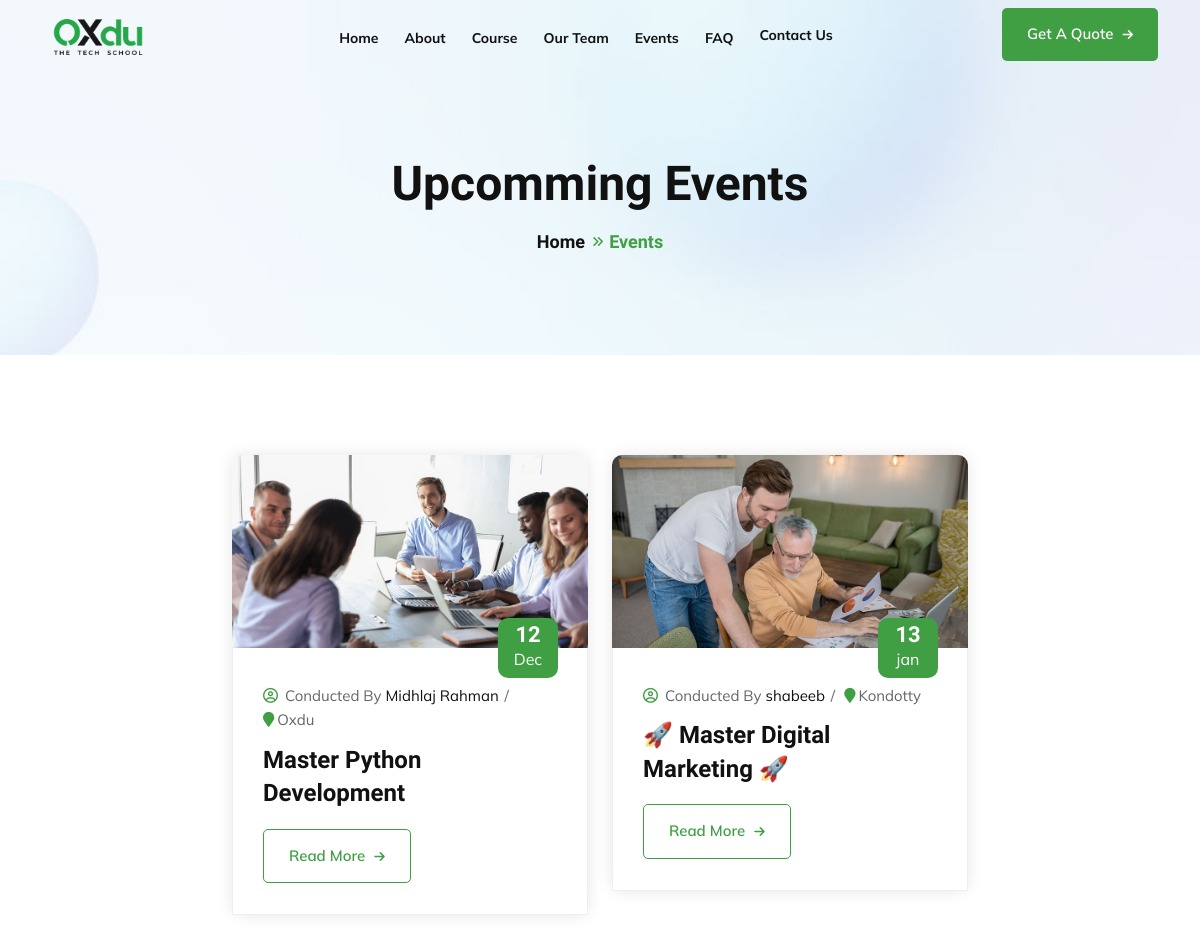
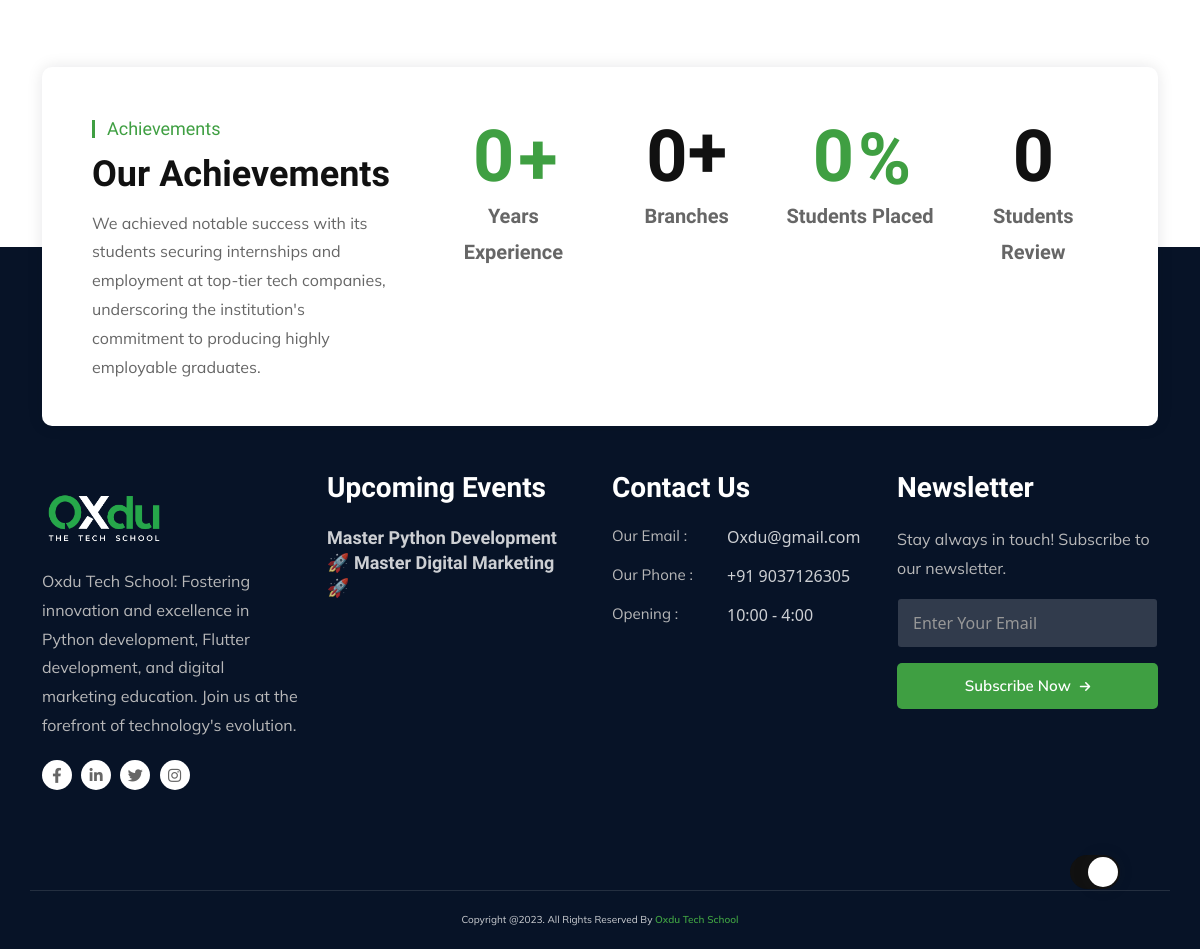
The app's page /events with its own data (2 pictures, top to bottom).
### web/models.py (models this page shows, shortened)
class Event(models.Model):
    event_image = models.FileField(upload_to="media")
    event_date = models.IntegerField()
    event_month = models.CharField(max_length=50)
    event_cordinator = models.CharField(max_length=100)
    location = models.CharField(max_length=100)
    event_title = models.CharField(max_length=100)
    event_description = models.TextField()
    slug = models.SlugField(unique=True, max_length=100)

### web/views.py (the view)
# urls.py: path("events", views.events, name="events"),
def events(request):
    event = Event.objects.all()
    context = {"event": event}
    return render(request, "web/events.html", context)

### web/context_processors.py (called while the page is built)
def main_context(request):
    events=Event.objects.all()
    context = {
       'events' : events,
    }
    return context

### templates/web/events.html
{% extends "web/base.html" %}
{% load static %}
{% block content %}
<section class="uni-banner">
<div class="container">
<div class="uni-banner-text-area">
<h1>Upcomming Events</h1>
<ul>
<li><a href="{% url "index" %}">Home</a></li>
<li>Events</li>
</ul>
</div>
</div>
</section>
<section class="blog pt-70 pb-100">
<div class="container">
<div class="row justify-content-center">
    {% for e in event  %}
<div class="col-lg-4 col-md-6 col-sm-12 col-12">
<div class="blog-card blog-card-2">
<div class="blog-img-area">
<a href="{% url "event-details" e.pk %}"><img data-cfsrc="{{e.event_image.url}}" alt="image" style="display:none;visibility:hidden;"><noscript><img src="{{e.event_image.url}}" alt="image"></noscript></a>
<div class="blog-img-date">
<span>{{e.event_date}}</span>
<span>{{e.event_month}}</span>
</div>
</div>
<div class="blog-text-area">
<div class="blog-date">
<ul>
<li><i class="far fa-user-circle"></i> Conducted By <a href="posted-by.html">{{e.event_cordinator}}</a> </li>
<li><i class="fa fa-map-marker"></i>{{e.location}}</li>
</ul>
</div>
<h4><a href="{% url "event-details" e.pk %}">{{e.event_title}}</a></h4>
<a class="default-button default-button-2" href="{% url "event-details" e.pk %}">Read More <i class="fas fa-arrow-right"></i></a>
</div>
</div>
</div>
{% endfor %}
</section>
{% endblock %}

### templates/web/base.html (shortened to what this page needs)
{% load static %}
<!DOCTYPE html>
<html lang="zxx">
<head>
<link rel="stylesheet" href="{% static "web/css/animate.min.css" %}">
<link rel="stylesheet" href="{% static "web/css/bootstrap.min.css" %}">
<link rel="stylesheet" href="{% static "web/css/fontawsome.min.css" %}">
<link rel="stylesheet" href="{% static "web/fonts/font/flaticon.css" %}">
<link rel="stylesheet" href="{% static "web/css/meanmenu.min.css" %}">
<link rel="stylesheet" href="{% static "web/css/owl.carousel.min.css" %}">
<link rel="stylesheet" href="{% static "web/css/nice-select.min.css" %}">
<link rel="stylesheet" href="{% static "web/css/owl.theme.default.min.css" %}">
<link rel="stylesheet" href="{% static "web/css/magnific-popup.min.css" %}">
<link rel="stylesheet" href="{% static "web/css/jquery-ui.min.css" %}">
<link rel="stylesheet" href="{% static "web/css/odometer.min.css" %}">
<link rel="stylesheet" href="{% static "web/css/barfiller.css" %}">
<link rel="stylesheet" href="{% static "web/css/style.css" %}">
<link rel="stylesheet" href="{% static "web/css/dark.css" %}">
<link rel="stylesheet" href="{% static "web/css/responsive.css" %}">
</head>
<body>
<div class="theme-switcher">
<label id="switch" class="switch">
<span class="slider round"></span>
</label>
</div>
<div class="header-area header-area-2">
<div class="navbar-area">
<div class="main-nav">
<div class="container">
<nav class="navbar navbar-expand-md navbar-light">
<a class="navbar-brand" href="index.html">
<img class="black-logo" data-cfsrc="{% static "web/images/oxdu-black.png" alt="logo" %}" style="display:none;visibility:hidden; width: 112px;" />
</a>
<div class="collapse navbar-collapse mean-menu" id="navbarSupportedContent">
<ul class="navbar-nav">
<li class="nav-item ">
<a href="{% url "index" %}" class="">Home </a>
</li>
<li class="nav-item ">
    <a href="{% url "about" %}" class="#">About</a>
</li>
<li class="nav-item">
<a href="{% url "course" %}" class="">Course</a>
</li>
<li class="nav-item">
    <a href="{% url "team" %}" class="">Our Team</a>
    </li>
<li class="nav-item">
<a href="{% url "events" %}" class="">Events </a>
</li>
<li class="nav-item">
    <a href="{% url "faq" %}" class="">FAQ</a>
</li>
<li class="nav-item"><a href="{% url "contact" %}" class="nav-link">Contact Us</a></li>
</ul>
<div class="menu-sidebar">
<a class="default-button" href="{% url "contact" %}">Get A Quote <i class="fas fa-arrow-right"></i></a>
</div>
</div>
</nav>
</div>
</div>
</div>
</div>
{% block content %}
{% endblock  %}
{% include 'web/partials/count.html' %}
    <section class="footer ptb-100 bg-071327">
    <div class="container">
    <div class="row">
    <div class="col-xl-3 col-lg-6 col-md-6 col-sm-6 col-12">
    <div class="footer-logo-area">
    <a href="{% url "index" %}"><img data-cfsrc="{% static "web/images/oxdu.png" %}" alt="image" style="display:none;visibility:hidden;  width: 122px;  padding-top: 27px;"></a>
    <p>Oxdu Tech School: Fostering innovation and excellence in Python development, Flutter development, and digital marketing education. Join us at the forefront of technology's evolution.</p>
    <div class="footer-social-icons">
    <ul>
    <li><a href="https://www.facebook.com/" target="_blank"><i class="fab fa-facebook-f"></i></a></li>
    <li><a href="https://www.linkedin.com/" target="_blank"><i class="fab fa-linkedin-in"></i></a></li>
    <li><a href="https://twitter.com/" target="_blank"><i class="fab fa-twitter"></i></a></li>
    <li><a href="https://www.instagram.com/" target="_blank"><i class="fab fa-instagram"></i></a></li>
    </ul>
    </div>
    </div>
    </div>
    <div class="col-xl-3 col-lg-6 col-md-6 col-sm-6 col-12">
        <div class="footer-links footer-news-area pr-20">
        <h3>Upcoming Events</h3>
        {% for event in events %}
        <div class="footer-news-card mt-0">
        <h5><a href="{% url "event-details" event.pk %}">{{ event.event_title }}</a></h5>
        </div>
        {% endfor %}
        </div>
        </div>
    <div class="col-xl-3 col-lg-6 col-md-6 col-sm-6 col-12">
    <div class="footer-links footer-contact">
    <h3>Contact Us</h3>
    <ul>
    <li><span>Our Email :</span> <a href="mailto:oxdu@gmail.com">Oxdu@gmail.com</a></li>
    <li><span>Our Phone :</span> <a href="tel:+919037126305">+91 9037126305</a></li>
    <li><span>Opening   :</span> 10:00 - 4:00</li>
    </ul>
    </div>
    </div>
    <div class="col-xl-3 col-lg-6 col-md-6 col-sm-6 col-12">
    <div class="footer-links footer-newsletter">
    <h3>Newsletter</h3>
    <p>Stay always in touch! Subscribe to our newsletter.</p>
    <form class="newsletter-form" data-toggle="validator">
    <input type="email" class="input-newsletter form-control" placeholder="Enter Your Email" name="EMAIL" required autocomplete="off">
    <button class="default-button">Subscribe Now <i class="fas fa-arrow-right"></i></button>
    </form>
    </div>
    </div>
    </div>
    </div>
    </section>
    <div class="copyright bg-071327">
    <div class="container">
    <p>Copyright @. All Rights Reserved By <a target="_blank" href="">Oxdu Tech School</a></p>
    </div>
    </div>
    </body>
    </html>

### static/web/css/dark.css (style rules this page uses)
.theme-switcher { position:fixed;z-index:999999;bottom:60px;right:80px }
.theme-switcher .switch { position:relative;display:inline-block;width:50px;height:34px }
.theme-switcher .slider { position:absolute;cursor:pointer;top:0;left:0;right:0;bottom:0;background-color:#ccc;-webkit-transition:.4s;transition:.4s }
.theme-switcher .slider::before { position:absolute;content:"";height:30px;width:30px;left:0;bottom:4px;top:0;bottom:0;margin:auto 0;-webkit-transition:.4s;transition:.4s;-webkit-box-shadow:0 0 15px #2020203d;box-shadow:0 0 15px #2020203d;background:#fff url(../../../../../i.ibb.co/FxzBYR9/night.png);background-repeat:no-repeat;background-position:center }
.theme-switcher input:checked+.slider { background-color:#111 }
.theme-switcher input:checked+.slider:before { -webkit-transform:translateX(24px);transform:translateX(18px);background:#fff url(https://i.ibb.co/7JfqXxB/sunny.png);background-repeat:no-repeat;background-position:center }
.theme-switcher .slider.round { border-radius:34px }
.theme-switcher .slider.round::before { border-radius:50% }
.theme-light { --whiteColor: #ffffff;--blackColor: #111111;--paragraphColor: #666666;--boxShadow: rgba(17, 17, 26, 0.1) 0px 0px 16px }
.theme-light .bg-071327 { background-color:#071327 }
.theme-light .black-logo { display:block }

### records on screen
Event: event_image (picture), event_date "12", event_month "Dec", event_cordinator "Midhlaj Rahman", location "Oxdu", event_title "Master Python Development"
Event: event_image (picture), event_date "13", event_month "jan", event_cordinator "shabeeb", location "Kondotty", event_title "🚀 Master Digital Marketing 🚀"
